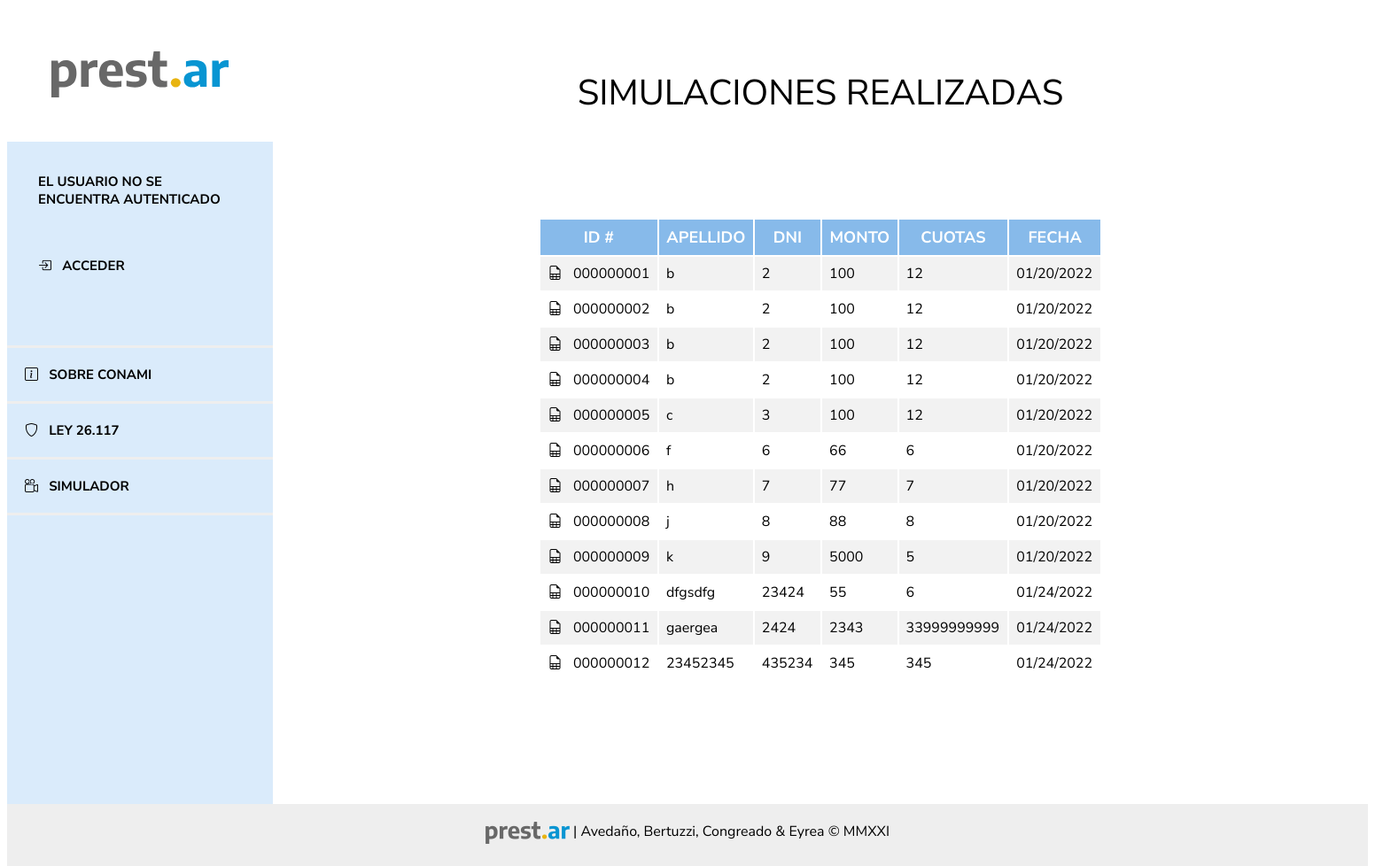
Page /simulador/list/ on the earlier database version.
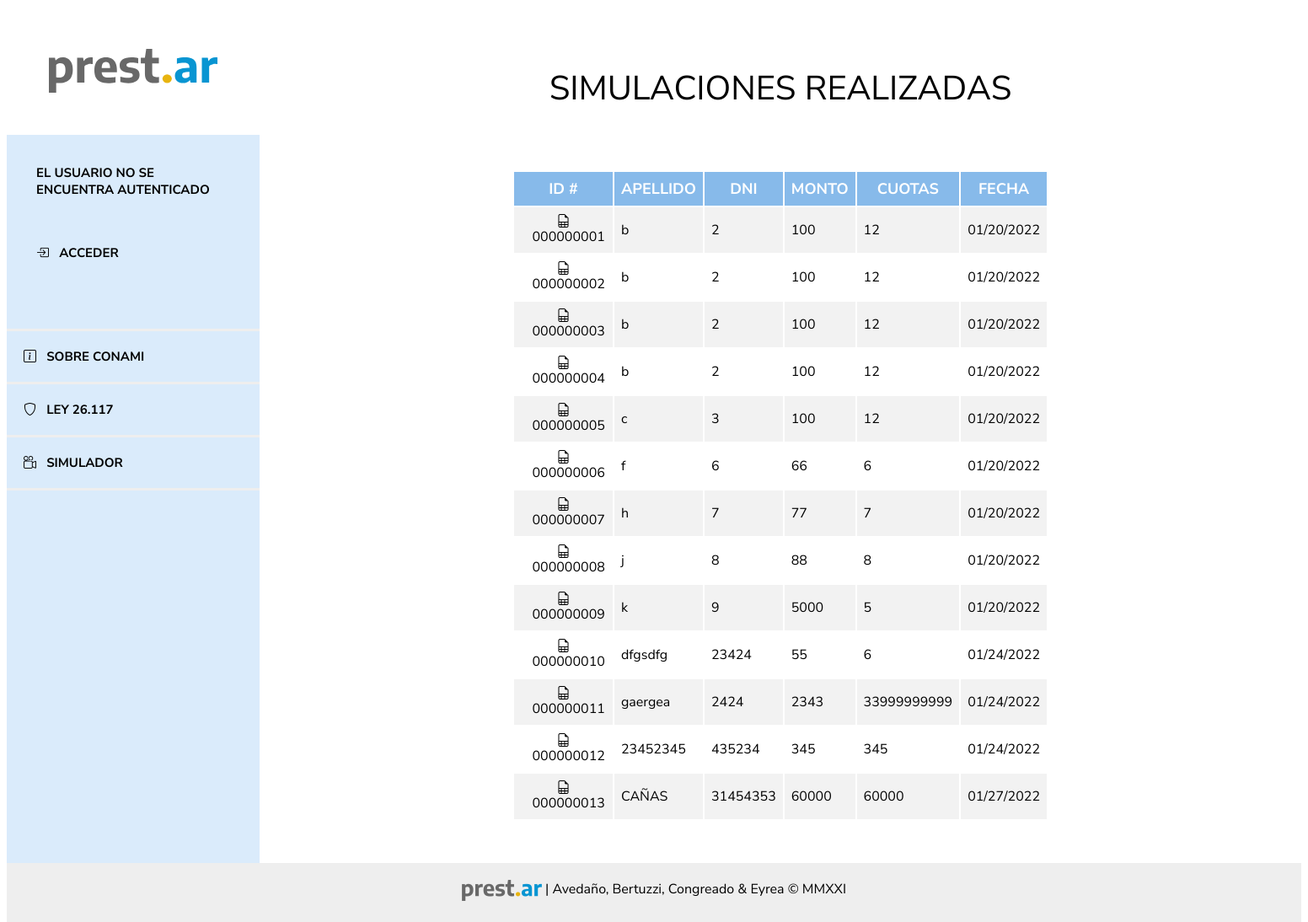
Same page on the later database version.
### prestamos/models.py (models this page shows, shortened)
class Simulacion(models.Model):
    smvm = models.ForeignKey(
        SMVM, on_delete=models.CASCADE, null=True, default=1)
    author = models.ForeignKey(
        settings.AUTH_USER_MODEL, on_delete=models.CASCADE, null=True)  # Acá tiene que quedar el null=True porque se tiene que poder hacer simulaciones sin registrarse
    nombre = models.CharField(max_length=200)
    apellido = models.CharField(max_length=200)
    dni = models.IntegerField(validators=[
                              MaxValueValidator(99999999)])
    importe_solicitado = models.PositiveIntegerField()
    created_date = models.DateTimeField(
        default=timezone.now)
    tasa_anual = models.ForeignKey(
        TasaInteres, on_delete=models.CASCADE, null=True, default=1)
    cant_cuotas = models.SmallIntegerField()
    telefono = models.CharField(max_length=200)
    email = models.CharField(max_length=200)
    cuota_final = models.DecimalField(
        decimal_places=2, max_digits=9, null=True)
    def calculo_cuota(self):
        interes = int(self.tasa_anual.tasa)/100
        calculo_cuota = round(self.importe_solicitado*(interes/12) /
                              (1-(1+(interes/12))**(-self.cant_cuotas)), 2)
        return round(calculo_cuota, 2)

### prestamos/views.py (the view)
# urls.py: path('simulador/list/', views.simulaciones_list, name='simulaciones_list'),
def simulaciones_list(request):
    simulaciones = SimulacionFilter(
        request.GET, queryset=Simulacion.objects.all())
    return render(request, 'simulador/simulaciones_list.html', {'filter': simulaciones})

### prestamos/models.py (called while the page is built)
    def __str__(self):
        return '{}'.format(self.tasa)

### prestamos/templates/simulador/simulaciones_list.html (shortened to what this page needs)
{% extends 'base.html' %}
{% block content %}
<header>
	SIMULACIONES REALIZADAS
</header>
<main>
	<table>
		<tr class="titulo mayus">
		<th>ID #</th>
		<th>APELLIDO</th>
		<th>DNI</th>
		<th>MONTO</th>
		<th>CUOTAS</th>
		<th>FECHA</th>
		</tr>
		{% for simulacion in filter.qs %}
		<tr >
		<td style="text-align: center;"><a href="{% url 'simulacion_detail' pk=simulacion.pk %}"><i class="bi bi-file-earmark-spreadsheet"></i>&nbsp;&nbsp;&nbsp;{{ simulacion.id|stringformat:"09d" }}</a></td>
		<td>{{ simulacion.apellido }}</td>
		<td>{{ simulacion.dni }}</td>
		<td>{{ simulacion.importe_solicitado }}</td>
		<td>{{ simulacion.cant_cuotas }}</td>
		<td>{{ simulacion.created_date|date:"SHORT_DATE_FORMAT" }}</td>
		</tr>
		{% empty %}
			<div class="grid-item texto">NO HAY RESULTADOS PARA LA BÚSQUEDA</div>
	  {% endfor %}
	  </table>
</main>
{% endblock %}

### templates/base.html (shortened to what this page needs)
{% load static %}
<html>
  <head>
    <link rel="stylesheet" href="https://cdn.jsdelivr.net/npm/bootstrap-icons@1.7.2/font/bootstrap-icons.css">
    <link rel="stylesheet" href="{% static 'css/prestamos.css' %}">
    <link rel="stylesheet" href="{% static 'css/style.css' %}">
  </head>
<body>
  <nav class="navigation">
    <ul class="menu mainmenu">
        <div class="menuheader"><img style="width: 200px" src="/static/img/prestar_negro.svg" alt="Prest.Ar"></div>
        <div class="menu menufooter">
          {% if user.is_authenticated %}
          <p class="mayus"><i class="bi bi-person"></i>&nbsp;&nbsp;&nbsp;{{ user.nombre }}</p>
          <br>
          <p><a href="{% url 'logout' %}"><i class="bi bi-box-arrow-right"></i>&nbsp;&nbsp;&nbsp;CERRAR SESIÓN</span></a><p>
          {% else %}
          <div>EL USUARIO NO SE ENCUENTRA AUTENTICADO</div>
          <br>
          <br>
          <p><a href="{% url 'login' %}"><i class="bi bi-box-arrow-in-right"></i>&nbsp;&nbsp;&nbsp;ACCEDER</a><p>
          {% endif %}
        </div>
        <li><a href="{% url 'sobre_conami' %}"><div class="botones button1"><i class="bi bi-info-square"></i>&nbsp;&nbsp;&nbsp;SOBRE CONAMI</div></a></li>
        <li><a target="_blank" href="http://servicios.infoleg.gob.ar/infolegInternet/anexos/115000-119999/118062/norma.htm"><div class="botones button4"><i class="bi bi-shield"></i></i>&nbsp;&nbsp;&nbsp;LEY 26.117</div></a></li>
        <li><a href="{% url 'sim_index' %}"><div class="botones button2"><i class="bi bi-camera-reels"></i>&nbsp;&nbsp;&nbsp;SIMULADOR</div></a>
        </li>
    </ul>
  </nav>
  {% block content %}
  {% endblock %}
  <footer>
    <div style="padding-top:20px"><img style="vertical-align:middle" src="/static/img/prestar_negro_CHICO.png" alt="Prest.Ar"> | Avedaño, Bertuzzi, Congreado & Eyrea © MMXXI</div>
  </footer>
  </body>
</html>

### static/css/prestamos.css (style rules this page uses)
html { height: 100%; }
body { min-height: 100%; font-family: "Nunito Sans", sans-serif; display: grid; grid-template: "menu header" "menu main" "menu main" "footer footer" / 300px 1fr; }
a { color: inherit; text-decoration: none; }
.menu { display: grid; grid-template-areas: "header" "button1" "button2" "button3" "button4" "button5" "button6"; font-family: "Nunito Sans", sans-serif; font-weight: bold; }
.menuheader { grid-area: header; padding: 70px; text-align: center; font-size: 20px; background-color: #ffffff; }
.botones { text-align: center; padding: 20px; font-size: 15px; }
.button1 { grid-area: button1; border-bottom: solid #eeeeee; }
.button2 { grid-area: button2; border-bottom: solid #eeeeee; }
.button4 { grid-area: button4; border-bottom: solid #eeeeee; }
nav { grid-area: menu; background-color: #daebfb; }
header { grid-area: header; font-size: 40px; padding: 70px; text-align: center; }
footer { grid-area: footer; text-align: center; background-color: #eeeeee; height: 20px; }
main { grid-area: main; padding-bottom: 150px; padding-left: 100px; padding-right: 300px; }
.titulo { text-align: center; font-size: 20px; font-weight: bold; color: white; background-color: #87baea; grid-column-start: 1; grid-column-end: 3; }

### static/css/style.css (style rules this page uses)
html { height: 100%; }
body { min-height: 100%; font-family: "Nunito Sans", sans-serif !important; display: grid; grid-template: "menu header" "menu main" "menu main" "footer footer" / 300px 1fr; }
a { color: inherit; text-decoration: none; }
.menu { display: grid; grid-template-areas: "header" "button1" "button2" "button3" "button4" "button5" "button6"; font-family: "Nunito Sans", sans-serif; font-weight: bold; text-decoration: none; list-style: none; }
.menuheader { grid-area: header; padding: 50px 25px 50px 25px; text-align: center; font-size: 20px; background-color: #ffffff; }
.menufooter { padding: 35px 35px 35px 35px; text-align: left; font-size: 15px; }
.botones { text-align: left; padding: 20px; font-size: 15px; }
.button1 { grid-area: button1; border-top: solid #eeeeee; border-bottom: solid #eeeeee; }
.button2 { grid-area: button2; border-bottom: solid #eeeeee; }
.button4 { grid-area: button4; border-bottom: solid #eeeeee; }
nav { grid-area: menu; background-color: #daebfb; min-height: 900px; }
header { grid-area: header; font-size: 40px; padding: 70px 70px 70px 70px; text-align: center; }
footer { grid-area: footer; text-align: center; background-color: #eeeeee; height: 70px; bottom: 0px; }
main { grid-area: main; padding-bottom: 50px; padding-left: 300px; padding-right: 300px; }
.titulo { text-align: center; font-size: 18px; font-weight: bold; color: white; background-color: #87baea; grid-column-start: 1; grid-column-end: 3; }
.mayus { text-transform: uppercase; }
html, body { font-family: Arial, Helvetica, sans-serif; }
.navigation { width: 300px; }
.mainmenu, .submenu { padding: 0; margin: 0; }
table { width: 100%; }
th { padding: 8px; }
td { text-align: left; padding: 8px; }
tr:nth-child(even) { background-color: #f2f2f2; }

Differences in the rows shown:
added Simulacion: id "000000013", apellido "CAÑAS", dni "31454353", importe_solicitado "60000", cant_cuotas "60000", created_date "01/27/2022"
